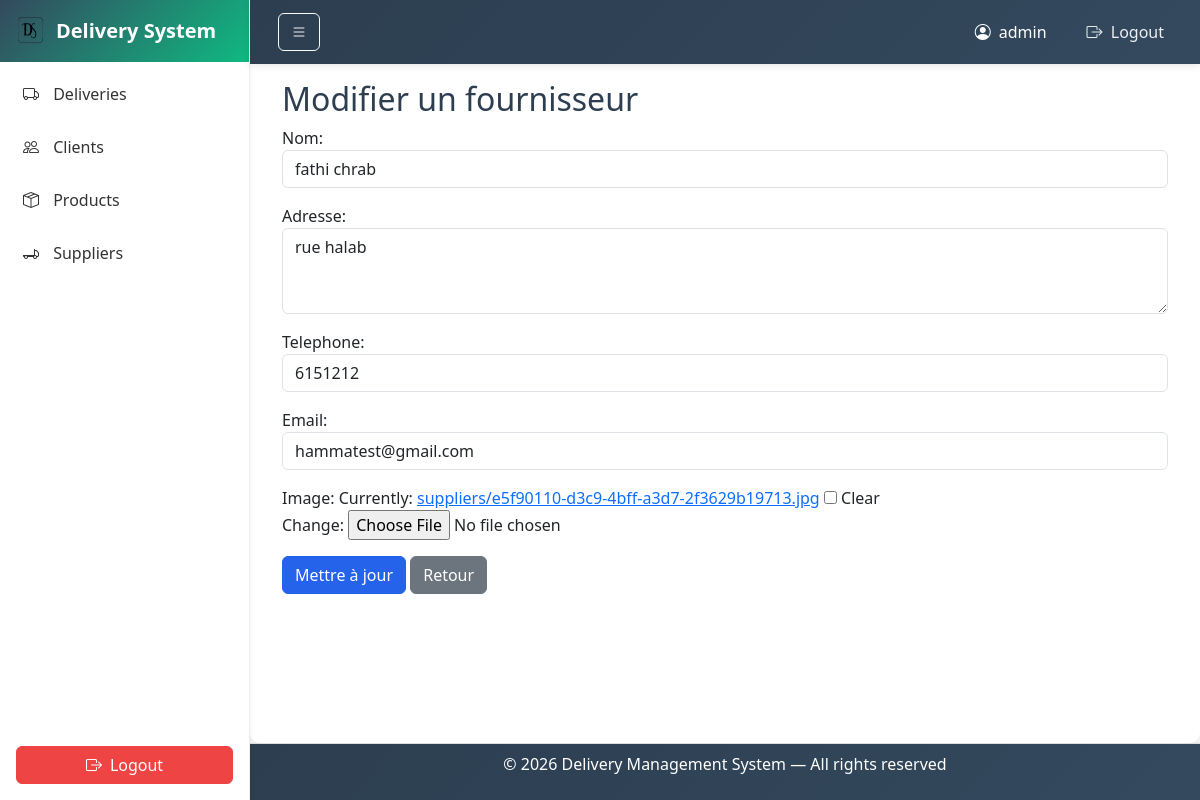
The page /suppliers/update/1/ (signed in) on the database as committed earlier.
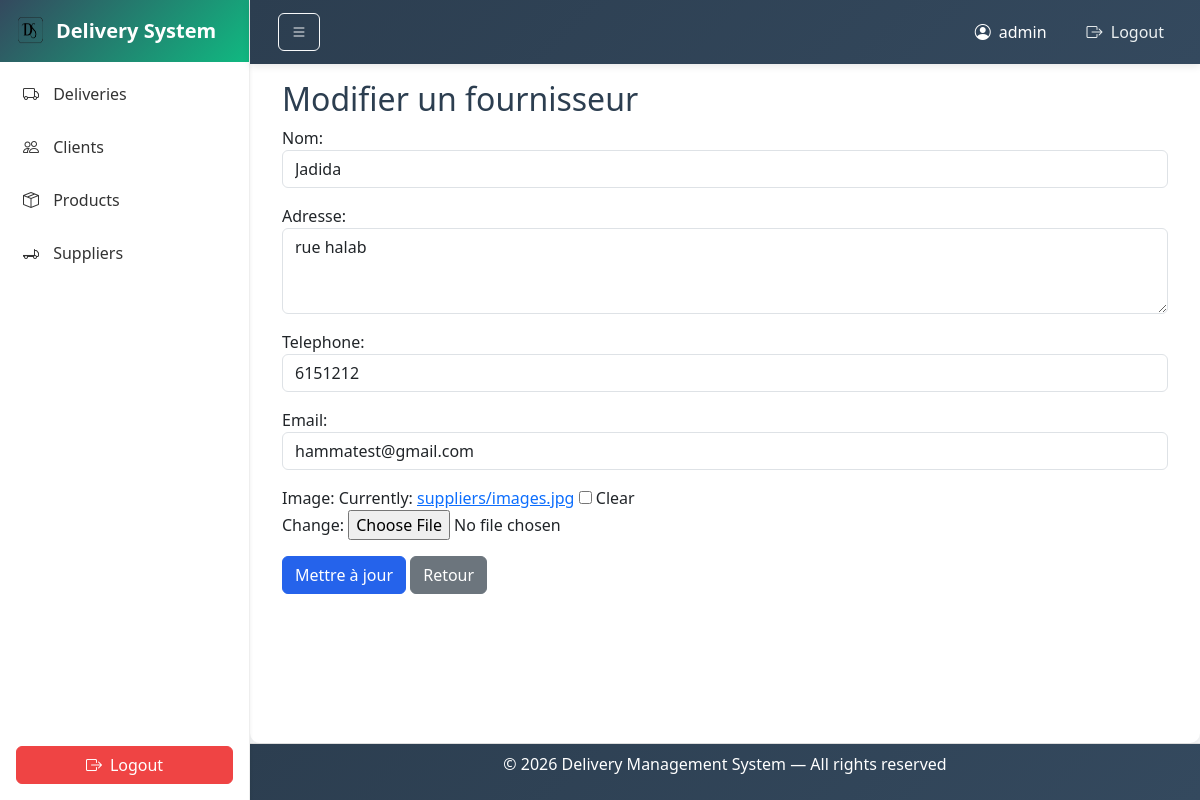
The same page on the database as committed later.
### deliveryproject/models.py (models this page shows, shortened)
class Supplier(models.Model):
    nom = models.CharField(max_length=100)
    adresse = models.TextField()
    telephone = models.CharField(max_length=20)
    email = models.EmailField()
    image = models.ImageField(upload_to='suppliers/', blank=True, null=True)

### deliveryproject/views.py (the view)
# urls.py: path('suppliers/update/<int:id>/', views.supplier_update, name='supplier_update'),
@login_required(login_url='login')
def supplier_update(request, id):
    supplier = get_object_or_404(Supplier, id=id)
    form = SupplierForm(request.POST or None, request.FILES or None, instance=supplier)  # ✅ add request.FILES
    if form.is_valid():
        form.save()
        return redirect('supplier_list')
    return render(request, 'supplier/form.html', {
        'form': form
    })

### deliveryproject/forms.py
class SupplierForm(forms.ModelForm):
    class Meta:
        model = Supplier
        fields = '__all__'
        widgets = {
            'nom': forms.TextInput(attrs={'class': 'form-control'}),
            'adresse': forms.Textarea(attrs={'class': 'form-control', 'rows': 3}),
            'telephone': forms.TextInput(attrs={'class': 'form-control'}),
            'email': forms.EmailInput(attrs={'class': 'form-control'}),
        }

### deliveryproject/templates/supplier/form.html (shortened to what this page needs)
{% extends "layouts/base.html" %}
{% block content %}
<h2>Modifier un fournisseur</h2>
<form method="post" enctype="multipart/form-data">
    {{ form.as_p }}
    <button type="submit" class="btn btn-primary">
        Mettre à jour
    </button>
    <a href="{% url 'supplier_list' %}" class="btn btn-secondary">
        Retour
    </a>
</form>
{% endblock %}

Rows that differ between the two databases and show on the page:
changed Supplier "rue halab": nom "fathi chrab" → "Jadida"
Other text that changed with them:
text no longer shown: "Nom: Adresse: Telephone: Email: Image: Currently: suppliers/e5f90110-d3c9-4bff-a3d7-2f3629b19713.jpg Clear Change:"
text now shown: "Nom: Adresse: Telephone: Email: Image: Currently: suppliers/images.jpg Clear Change:"
